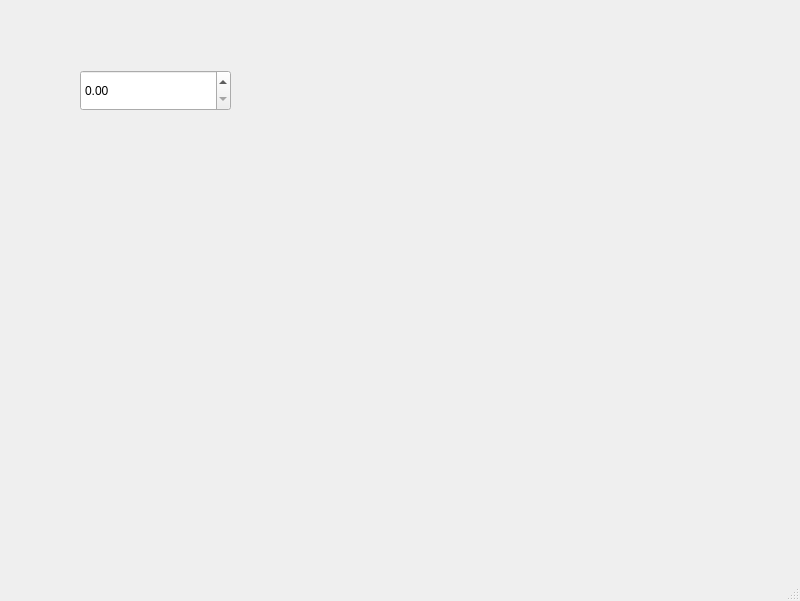
<?xml version="1.0" encoding="UTF-8"?>
<ui version="4.0">
 <class>MainWindow</class>
 <widget class="QMainWindow" name="MainWindow">
  <property name="geometry">
   <rect>
    <x>0</x>
    <y>0</y>
    <width>800</width>
    <height>601</height>
   </rect>
  </property>
  <property name="windowTitle">
   <string>MainWindow</string>
  </property>
  <widget class="QWidget" name="centralwidget">
   <widget class="QDoubleSpinBox" name="eccentricity_spinbox">
    <property name="geometry">
     <rect>
      <x>80</x>
      <y>70</y>
      <width>151</width>
      <height>41</height>
     </rect>
    </property>
   </widget>
  </widget>
  <widget class="QMenuBar" name="menubar">
   <property name="geometry">
    <rect>
     <x>0</x>
     <y>0</y>
     <width>800</width>
     <height>21</height>
    </rect>
   </property>
  </widget>
  <widget class="QStatusBar" name="statusbar"/>
 </widget>
 <resources/>
 <connections/>
</ui>
